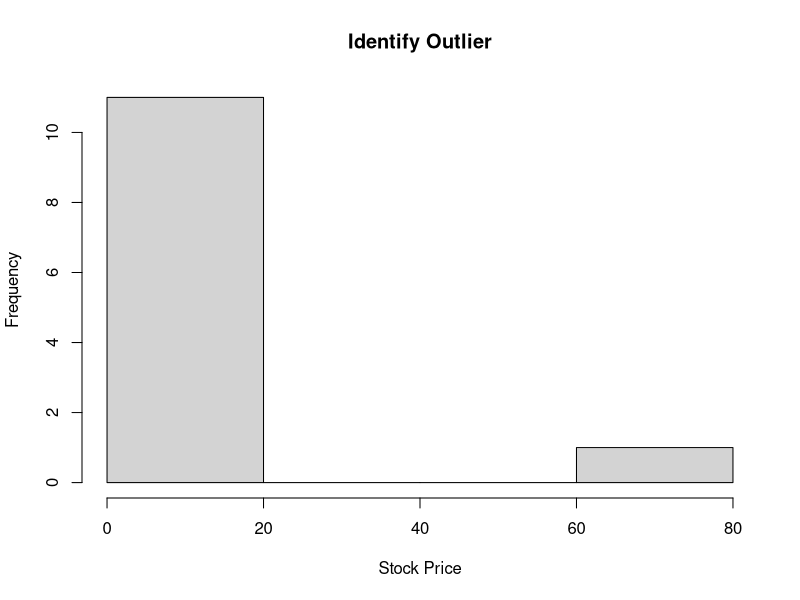

Generate this figure with R: (Note: this script raises an error after producing the figure.)
#Chapter 2 exercise ques 13-26
StockPrice<- c(10,7,20,12,75,15,9,18,4,12,8,14)
StockPrice
summary(StockPrice)

result.mean<-mean(StockPrice)
result.median<-median(StockPrice)
print(result.mean)
print(result.median)

#Writing function for calculating mode of vector
getmode <- function(v) {
  uniqv <- unique(v)
  uniqv[which.max(tabulate(match(v, uniqv)))]
}
mode<-getmode(StockPrice)
mode

#Standard Deviation of Stock Price.
result.sd<-sd(StockPrice)
print(result.sd)

#Find min-max normalized stock price for $20
result.minmaxnorm<- (20-min(StockPrice))/((max(StockPrice)-min(StockPrice)))
print(result.minmaxnorm)

#Midrange of Stock Price
midrange<- (max(StockPrice)+ min(StockPrice))/2
print(midrange)

#Z-score standardized stock price for $20
zscorePrice<- (20-mean(StockPrice))/result.sd
print(zscorePrice)

#Calculate Skewness of Stock Price data
result.skewness<-(3*(result.mean-result.median))/result.sd
print(result.skewness)

#Calculate decimal scaling for stock price $20
decimalScaling<- 20/(10**2)
print(decimalScaling)

#Identify outlier
hist(StockPrice,main= "Identify Outlier",xlab= "Stock Price")

zscoreOutlier<- (75-mean(StockPrice))/result.sd
print(zscoreOutlier)

result.IQR<-15.75-8.75
print(result.IQR)

lowIQR<-8.75-1.5*result.IQR
print(lowIQR)
highIQR<-15.75+1.5*result.IQ
print(highIQR)


#Identify all outliers using z-score method
result.z.scores<-(StockPrice -mean(StockPrice))/result.sd
isOutlier<-ifelse(abs(result.z.scores)>3,"yes","no")
subset.isOutlier<-subset(StockPrice, isOutlier=="yes")
subset.isOutlier
length(subset.isOutlier)

#Identify all outliers using IQR method
outlier.IQR<-ifelse(StockPrice>highIQR|StockPrice<lowIQR, "yes","no")
subset.IQR<-subset(StockPrice,outlier.IQR=="yes")
subset.IQR
length(subset.IQR)

#Calculate mean and median without outlier
sum<-0
for(i in StockPrice){
  sum<-sum+i
}
sum
meanWithoutOutlier<-(sum-75)/11
print(meanWithoutOutlier)

subset.Stockprice<-c(10,7,20,12,15,9,18,4,12,8,14)
median(subset.Stockprice)





